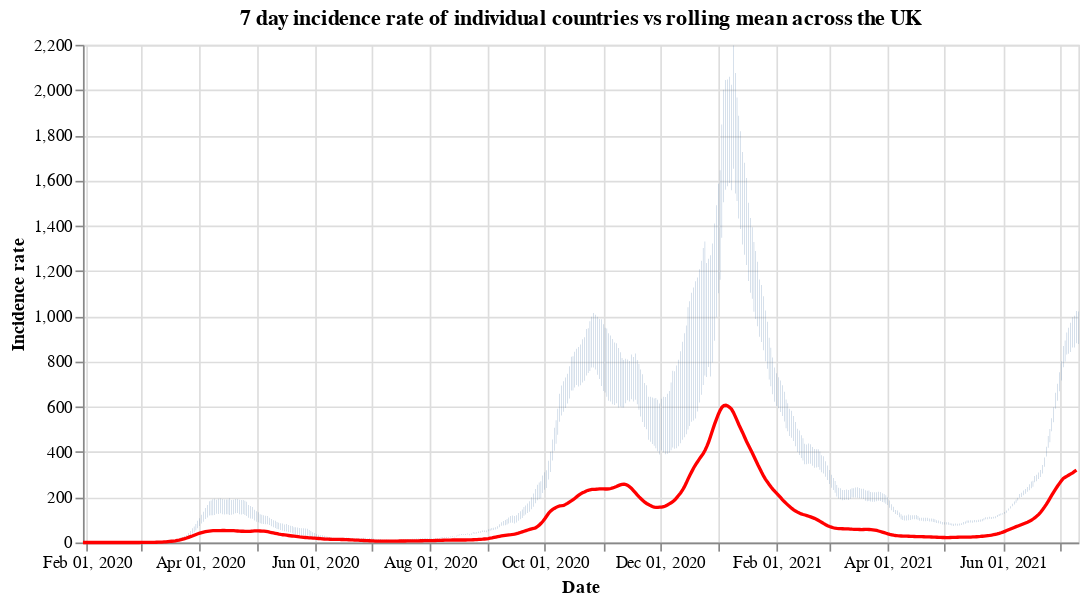

Here is the notebook cell this chart was saved with:
### Code cell
#collapse
countries = uk_cases['areaName'].unique()
countries.sort()

selection = alt.selection_single(
    name='Select',
    fields=['areaName'],
    init={'areaName': 'Wales'},
    bind={'areaName': alt.binding_select(options=countries)}
)

# scatter plot, modify opacity based on selection
bars = alt.Chart(uk_cases).mark_bar().add_selection(
    selection
).encode(
    x=alt.X("yearmonthdate(date):T", axis=alt.Axis(title='Date')),
    y=alt.Y("weeklyCasesRate:Q", axis=alt.Axis(title='Incidence rate')),
    tooltip='weeklyCasesRate:Q',
    opacity=alt.condition(selection, alt.value(1), alt.value(0))
).properties(title=f'7 day incidence rate of individual countries vs rolling mean across the UK', width=600)

line = alt.Chart(overview_cases).mark_line(
    color='red',
    size=2,
).transform_window(
    rolling_mean='mean(weeklyCasesRate)',
    frame=[0, 7]
).encode(
    x='yearmonthdate(date):T',
    y='rolling_mean:Q'
)

alt.layer(bars, line)

### Figure 1 — Vega-Lite specification as saved in the notebook (floating-point values rounded to 4 significant figures; data arrays with more than 128 entries replaced by an {"elided": "..."} marker saying what was removed)
{"config": {"view": {"continuousWidth": 400, "continuousHeight": 300}}, "layer": [{"data": {"name": "data-2e0326945f21d0692e6cdca869a5e0d5"}, "mark": "bar", "encoding": {"opacity": {"condition": {"value": 1, "selection": "Select"}, "value": 0}, "tooltip": {"type": "quantitative", "field": "weeklyCasesRate"}, "x": {"type": "temporal", "axis": {"title": "Date"}, "field": "date", "timeUnit": "yearmonthdate"}, "y": {"type": "quantitative", "axis": {"title": "Incidence rate"}, "field": "weeklyCasesRate"}}, "selection": {"Select": {"type": "single", "fields": ["areaName"], "init": {"areaName": "Wales"}, "bind": {"areaName": {"input": "select", "options": ["England", "Northern Ireland", "Scotland", "Wales"]}}}}, "title": "7 day incidence rate of individual countries vs rolling mean across the UK", "width": 600}, {"data": {"name": "data-b273ae44151325b30ec399f57cac32db"}, "mark": {"type": "line", "color": "red", "size": 2}, "encoding": {"x": {"type": "temporal", "field": "date", "timeUnit": "yearmonthdate"}, "y": {"type": "quantitative", "field": "rolling_mean"}}, "transform": [{"window": [{"op": "mean", "field": "weeklyCasesRate", "as": "rolling_mean"}], "frame": [0, 7]}]}], "$schema": "https://vega.github.io/schema/vega-lite/v4.8.1.json", "datasets": {"data-2e0326945f21d0692e6cdca869a5e0d5": {"elided": "2020 records"}, "data-b273ae44151325b30ec399f57cac32db": {"elided": "528 records"}}}
